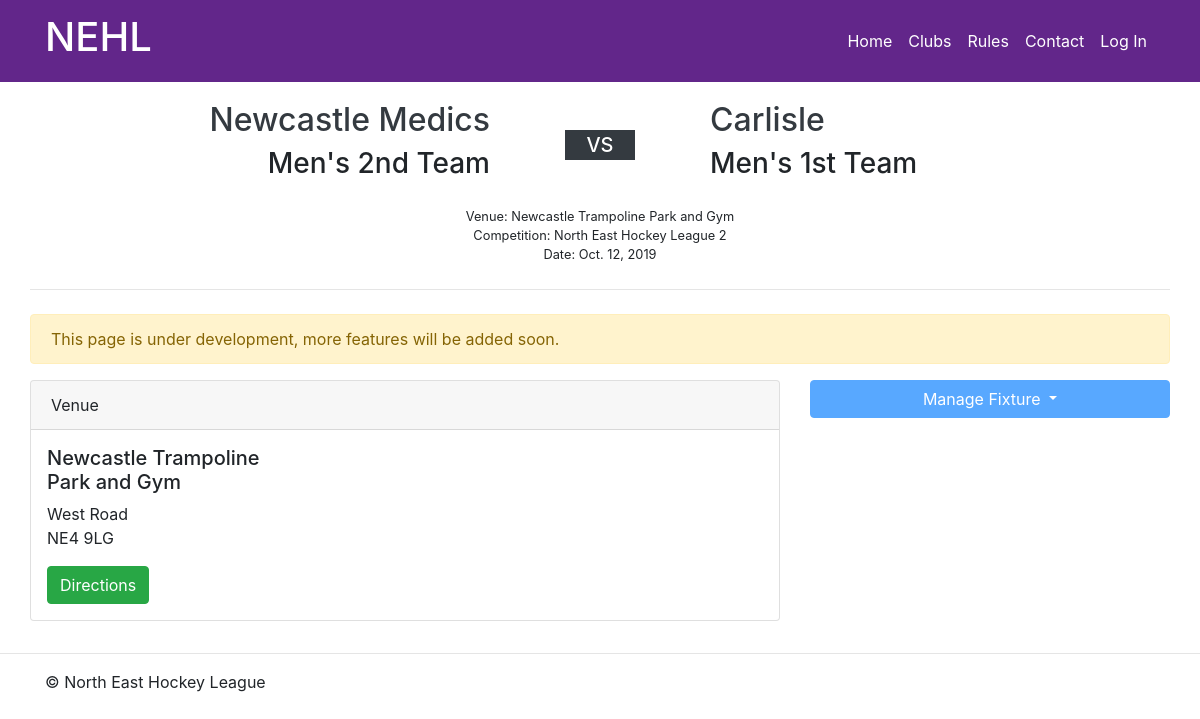
The page /fixtures/2 on the database its author committed.
### fixtures/models.py (models this page shows, shortened)
class Fixture(models.Model):
    season = models.ForeignKey(Season, on_delete=models.CASCADE)
    competition = models.ForeignKey(Competition, on_delete=models.CASCADE)
    venue = models.ForeignKey(Venue, on_delete=models.SET_NULL, null=True, blank=True)
    team_a = models.ForeignKey('teams.Team',
                               related_name='team_a_fixtures',
                               on_delete=models.CASCADE,
                               null=True
                               )
    team_b = models.ForeignKey('teams.Team',
                               related_name='team_b_fixtures',
                               on_delete=models.CASCADE,
                               null=True
                               )
    date = models.DateField()
    time = models.TimeField(null=True, blank=True)
    umpire_a = models.ForeignKey('Umpire',
                                 related_name='fixtures_as_umpire_a',
                                 on_delete=models.SET_NULL,
                                 null=True)
    umpire_b = models.ForeignKey('Umpire',
                                 related_name='fixtures_as_umpire_b',
                                 on_delete=models.SET_NULL,
                                 null=True)

class Venue(models.Model):
    name = models.CharField(max_length=50)
    street_name = models.CharField(max_length=50, default='')
    postcode = models.CharField(max_length=10)

class Competition(models.Model):
    name = models.CharField(max_length=50)
    short_name = models.CharField(max_length=5)
    parent_competition = models.ForeignKey('Competition',
                                           on_delete=models.SET_NULL,
                                           null=True,
                                           related_name='child_competition',
                                           blank=True
                                           )
    officials = models.ManyToManyField('CompetitionOfficial', blank=True)
    rules = models.ManyToManyField('RuleSet', blank=True)
    def __str__(self):
        return self.name

### teams/models.py (models this page shows, shortened)
class Team(models.Model):
    name = models.CharField(max_length=30)
    short_name = models.CharField(max_length=5, null=True)
    club = models.ForeignKey('clubs.Club', on_delete=models.CASCADE)
    squad = models.ManyToManyField('clubs.Member', related_name='squads')

### clubs/models.py (models this page shows, shortened)
class Club(models.Model):
    name = models.CharField(max_length=30)
    short_name = models.CharField(max_length=6, null=True)
    primary_colour = models.CharField(max_length=7)
    secondary_colour = models.CharField(max_length=7)
    venues = models.ManyToManyField('fixtures.Venue',
                                    through='fixtures.VenueUseType')
    main_venue = models.ForeignKey('fixtures.Venue',
                                   on_delete=models.SET_NULL,
                                   related_name='main_club',
                                   null=True)
    management = models.ManyToManyField('Member',
                                        related_name='management_position',
                                        through='ClubManagementPosition')

### fixtures/views.py (the view, shortened to what this page needs)
# urls.py: path('<int:fixture_id>', views.detail, name='detail')
def detail(request, fixture_id):
    fixture = get_object_or_404(Fixture, pk=fixture_id)
    can_manage_fixture = False
    user = request.user
    return render(request, 'fixtures/detail.html', {'fixture': fixture, 'can_manage': can_manage_fixture})

### fixtures/templates/fixtures/detail.html (shortened to what this page needs)
{% extends 'nehlwebsite/base.html' %}
{% load static %}
{% block css %}
    <link rel="stylesheet" type="text/css" href="{% static 'fixtures/style.css' %}">
{% endblock %}
{% block content %}
    <div class="container px-0">
        <div class="row m-0 p-0">
            <div class="col-5 fixture-banner d-flex align-items-center justify-content-end">
                <div class="d-none d-md-block">
                    <a href="{% url 'clubs:detail' fixture.team_a.club.id %}" class="no-underline"><h2
                            class="text-right text-dark">{{ fixture.team_a.club.name }}</h2></a>
                    <h3 class="text-right">{{ fixture.team_a.name }}</h3>
                </div>
            </div>
            <div class="col-2 d-flex align-items-center justify-content-center">
                <div class="d-flex versus bg-dark justify-content-center">
                    <h5 class="text-center text-white align-self-center m-0">VS</h5>
                </div>
            </div>
            <div class="col-5 d-flex align-items-center">
                <div class="d-none d-md-block">
                    <a href="{% url 'clubs:detail' fixture.team_b.club.id %}" class="no-underline"><h2
                            class="text-dark">{{ fixture.team_b.club.name }}</h2></a>
                    <h3>{{ fixture.team_b.name }}</h3>
                </div>
            </div>
        </div>
        <div class="d-flex justify-content-center">
            <p class="small m-0 text-center">Venue: {{ fixture.venue.name }}</p>
        </div>
        <div class="d-flex justify-content-center">
            <p class="small m-0 text-center">
                Competition: {{ fixture.competition.parent_competition|default_if_none:"" }} {{ fixture.competition.short_name }}</p>
        </div>
        <div class="d-flex justify-content-center mb-4">
            <p class="small m-0 text-center">Date: {{ fixture.date }}</p>
        </div>
        <hr class="mb-4"/>
        <div class="alert alert-warning" role="alert">
            This page is under development, more features will be added soon.
        </div>
        <div class="row">
            <div class="col-12 col-md-8 mb-3">
                {% if fixture.venue %}
                    <div class="card">
                        <div class="card-header">
                            Venue
                        </div>
                        <div class="card-body p-0">
                            <div class="row m-0">
                                <div class="col-12 col-sm-4 p-3">
                                    <h5>{{ fixture.venue.name }}</h5>
                                    <address>{{ fixture.venue.street_name }}<br/>
                                        {{ fixture.venue.postcode }}
                                    </address>
                                    <a class="btn btn-success" href="#" role="button">Directions</a>
                                </div>
                                <div class="col-8">
                                </div>
                            </div>
                        </div>
                    </div>
                {% endif %}
            </div>
            <div class="col-12 col-md-4">
                <div class="row">
                    <div class="col-12 col-sm-6 col-md-12">
                        <div class="dropdown mb-3">
                            {% if can_manage %}
                                <button class="btn btn-block btn-primary dropdown-toggle" type="button"
                                        id="dropdownMenuButton"
                                        data-toggle="dropdown" aria-haspopup="true" aria-expanded="false">
                                    Manage Fixture
                                </button>
                            {% else %}
                                <button class="btn btn-block btn-primary dropdown-toggle disabled" type="button"
                                        id="dropdownMenuButton"
                                        disabled>
                                    Manage Fixture
                                </button>
                            {% endif %}
                        </div>
                    </div>
                </div>
            </div>
        </div>
    </div>
{% endblock %}

### rows shown on the page
Fixture: team_a.club.name "Newcastle Medics", team_a.name "Men's 2nd Team", team_b.club.name "Carlisle", team_b.name "Men's 1st Team", venue.name "Newcastle Trampoline Park and Gym", competition.parent_competition "North East Hockey League", competition.short_name "2", date "Oct. 12, 2019", venue.street_name "West Road", venue.postcode "NE4 9LG"
